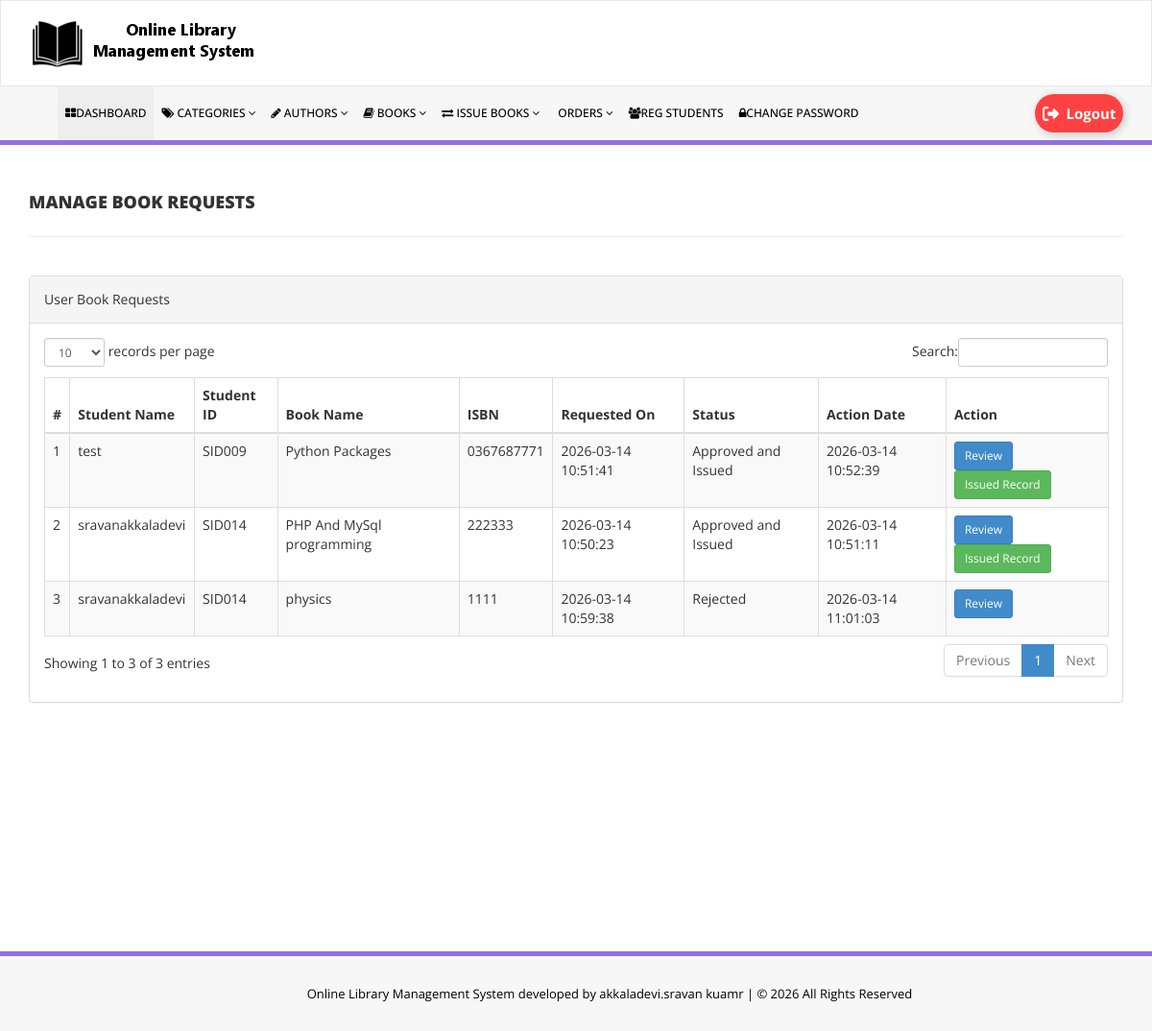
The page /admin/manage-book-requests.php (signed in) on the database its author committed.
### tables this page shows
CREATE TABLE `tblbookrequests` (
  `id` int NOT NULL AUTO_INCREMENT,
  `BookId` int DEFAULT NULL,
  `StudentId` varchar(100) DEFAULT NULL,
  `RequestDate` timestamp NULL DEFAULT CURRENT_TIMESTAMP,
  `Status` tinyint(1) NOT NULL DEFAULT '0',
  `UserRemark` mediumtext,
  `AdminRemark` mediumtext,
  `ActionDate` timestamp NULL DEFAULT NULL,
  `IssuedBookId` int DEFAULT NULL,
  PRIMARY KEY (`id`),
  KEY `idx_book_requests_student_status` (`StudentId`,`Status`),
  KEY `idx_book_requests_book_status` (`BookId`,`Status`)
);

CREATE TABLE `tblstudents` (
  `id` int NOT NULL AUTO_INCREMENT,
  `StudentId` varchar(100) DEFAULT NULL,
  `FullName` varchar(120) DEFAULT NULL,
  `EmailId` varchar(120) DEFAULT NULL,
  `MobileNumber` char(11) DEFAULT NULL,
  `Password` varchar(120) DEFAULT NULL,
  `Status` int DEFAULT NULL,
  `RegDate` timestamp NULL DEFAULT CURRENT_TIMESTAMP,
  `UpdationDate` timestamp NULL DEFAULT NULL ON UPDATE CURRENT_TIMESTAMP,
  PRIMARY KEY (`id`),
  UNIQUE KEY `StudentId` (`StudentId`)
);

CREATE TABLE `tblbooks` (
  `id` int NOT NULL AUTO_INCREMENT,
  `BookName` varchar(255) DEFAULT NULL,
  `CatId` int DEFAULT NULL,
  `AuthorId` int DEFAULT NULL,
  `ISBNNumber` varchar(25) DEFAULT NULL,
  `BookPrice` decimal(10,2) DEFAULT NULL,
  `bookImage` varchar(250) NOT NULL,
  `isIssued` int DEFAULT NULL,
  `RegDate` timestamp NULL DEFAULT CURRENT_TIMESTAMP,
  `UpdationDate` timestamp NULL DEFAULT NULL ON UPDATE CURRENT_TIMESTAMP,
  `bookQty` int DEFAULT NULL,
  `PreviewLink` varchar(500) DEFAULT NULL,
  PRIMARY KEY (`id`)
);

### admin/manage-book-requests.php (the view, shortened to what this page needs)
<?php
include('includes/config.php');
if(empty($_SESSION['alogin']))
    {
header('location:index.php');
exit;
}
else{
?>
<!DOCTYPE html>
<html xmlns="http://www.w3.org/1999/xhtml">
<head>
    <link href="assets/css/bootstrap.css" rel="stylesheet" />
    <link href="assets/css/font-awesome.css" rel="stylesheet" />
    <link href="assets/js/dataTables/dataTables.bootstrap.css" rel="stylesheet" />
    <link href="assets/css/style.css" rel="stylesheet" />
</head>
<body>
<?php include('includes/header.php');?>
    <div class="content-wrapper">
         <div class="container">
        <div class="row pad-botm">
            <div class="col-md-12">
                <h4 class="header-line">Manage Book Requests</h4>
            </div>
        </div>
        <div class="row">
            <div class="col-md-12">
                <div class="panel panel-default">
                    <div class="panel-heading">
                        User Book Requests
                    </div>
                    <div class="panel-body">
                        <div class="table-responsive">
                            <table class="table table-striped table-bordered table-hover" id="dataTables-example">
                                <thead>
                                    <tr>
                                        <th>#</th>
                                        <th>Student Name</th>
                                        <th>Student ID</th>
                                        <th>Book Name</th>
                                        <th>ISBN</th>
                                        <th>Requested On</th>
                                        <th>Status</th>
                                        <th>Action Date</th>
                                        <th>Action</th>
                                    </tr>
                                </thead>
                                <tbody>
<?php
$sql="SELECT tblbookrequests.id,tblbookrequests.RequestDate,tblbookrequests.Status,tblbookrequests.ActionDate,tblbookrequests.IssuedBookId,
tblstudents.FullName,tblstudents.StudentId,
tblbooks.BookName,tblbooks.ISBNNumber
FROM tblbookrequests
JOIN tblstudents ON tblstudents.StudentId=tblbookrequests.StudentId
JOIN tblbooks ON tblbooks.id=tblbookrequests.BookId
ORDER BY FIELD(tblbookrequests.Status,0,1,2), tblbookrequests.id DESC";
$query = $dbh -> prepare($sql);
$query->execute();
$results=$query->fetchAll(PDO::FETCH_OBJ);
$cnt=1;
if($query->rowCount() > 0)
{
foreach($results as $result)
{
$statusLabel="Pending";
if((int)$result->Status===1)
{
$statusLabel="Approved and Issued";
}
elseif((int)$result->Status===2)
{
$statusLabel="Rejected";
}
?>
                                    <tr class="odd gradeX">
                                        <td><?php echo htmlentities($cnt);?></td>
                                        <td><?php echo htmlentities($result->FullName);?></td>
                                        <td><?php echo htmlentities($result->StudentId);?></td>
                                        <td><?php echo htmlentities($result->BookName);?></td>
                                        <td><?php echo htmlentities($result->ISBNNumber);?></td>
                                        <td><?php echo htmlentities($result->RequestDate);?></td>
                                        <td><?php echo htmlentities($statusLabel);?></td>
                                        <td><?php echo htmlentities($result->ActionDate!=""?$result->ActionDate:"--");?></td>
                                        <td>
                                            <a href="update-book-request.php?requestid=<?php echo htmlentities($result->id);?>" class="btn btn-primary btn-sm">Review</a>
<?php if((int)$result->Status===1 && !empty($result->IssuedBookId)){ ?>
                                            <a href="update-issue-bookdeails.php?rid=<?php echo htmlentities($result->IssuedBookId);?>" class="btn btn-success btn-sm">Issued Record</a>
<?php } ?>
                                        </td>
                                    </tr>
<?php $cnt=$cnt+1;}} ?>
                                </tbody>
                            </table>
                        </div>
                    </div>
                </div>
            </div>
        </div>
    </div>
    </div>
<?php include('includes/footer.php');?>
</body>
</html>
<?php } ?>

### admin/assets/css/style.css (style rules this page uses)
.content-wrapper { margin-top: 40px; min-height:800px; padding-bottom:90px; }
.header-line { font-weight:900; padding-bottom:25px; border-bottom:1px solid #eeeeee; text-transform:uppercase; }
.pad-botm { padding-bottom:30px; }

### rows shown on the page
tblbookrequests: tblstudents.FullName "test", tblstudents.StudentId "SID009", BookId.BookName "Python Packages", BookId.ISBNNumber "0367687771", RequestDate "2026-03-14 10:51:41", Status "Approved and Issued", ActionDate "2026-03-14 10:52:39"
tblbookrequests: tblstudents.FullName "sravanakkaladevi", tblstudents.StudentId "SID014", BookId.BookName "PHP And MySql programming", BookId.ISBNNumber "222333", RequestDate "2026-03-14 10:50:23", Status "Approved and Issued", ActionDate "2026-03-14 10:51:11"
tblbookrequests: tblstudents.FullName "sravanakkaladevi", tblstudents.StudentId "SID014", BookId.BookName "physics", BookId.ISBNNumber "1111", RequestDate "2026-03-14 10:59:38", Status "Rejected", ActionDate "2026-03-14 11:01:03"
